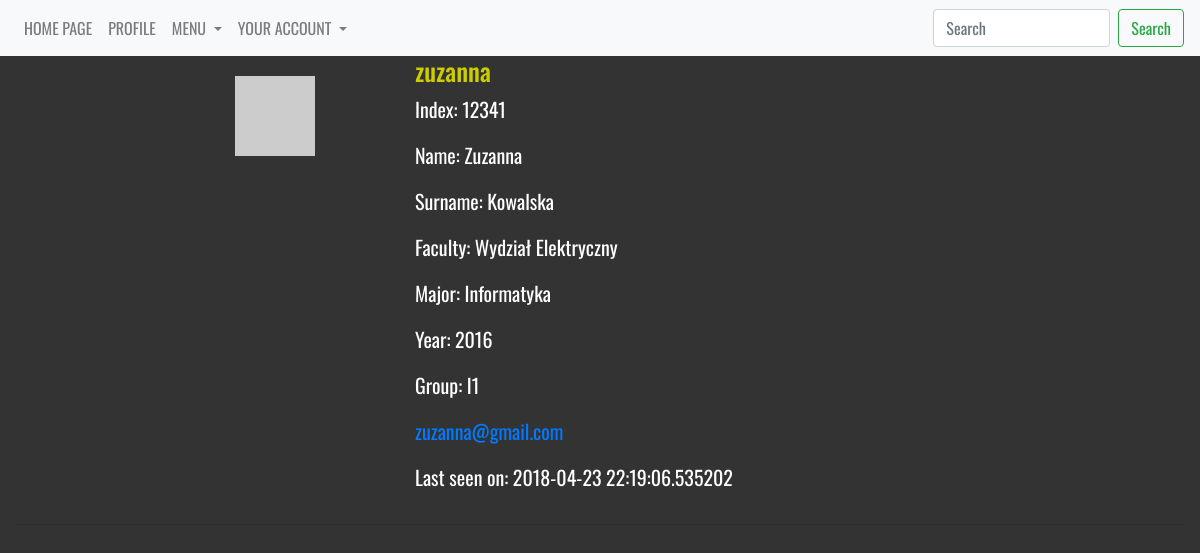
Page /students/1 (signed in) on the earlier database version.
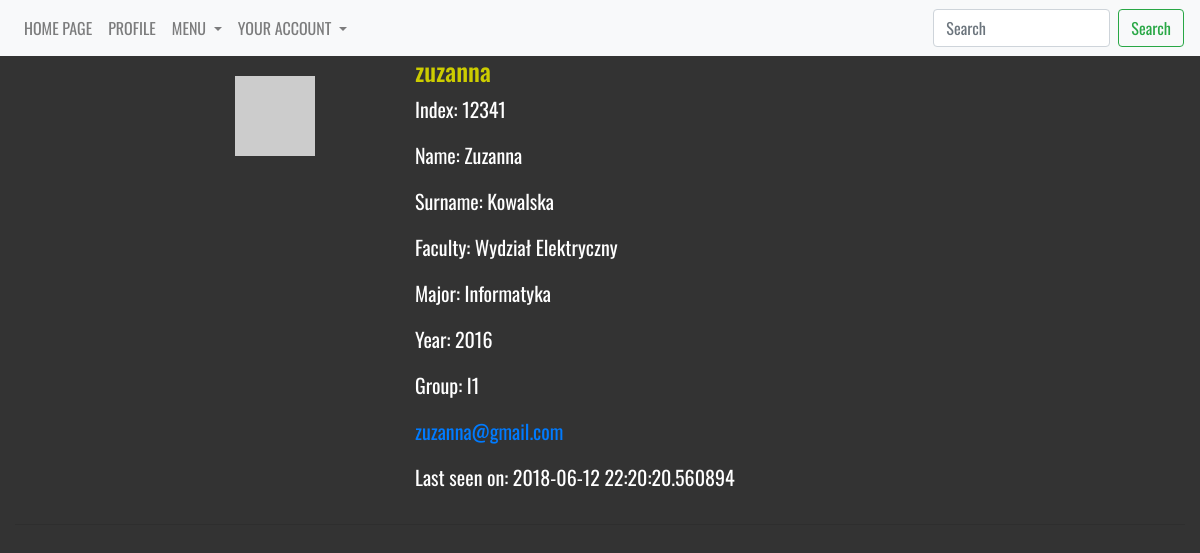
Same page on the later database version.
### models.py (models this page shows, shortened)
class User(db.Model, UserMixin):
    __tablename__ = 'user'
    __searchable__ = ['username']
    id = Column(Integer, autoincrement=True, primary_key=True)
    username = Column(String(25), default='', unique=True)
    active = Column(Boolean, default=True)
    email = Column(String(200), unique=True)
    password = Column(String(200), default='')
    admin = Column(Boolean, default=False)
    confirmed = Column(db.Boolean, nullable=False, default=False)
    confirmed_on = Column(db.DateTime, nullable=True)
    registered_on = Column(db.DateTime, nullable=False)
    about_me = Column(String(140))
    last_seen = Column(DateTime, default=datetime.utcnow)
    student_id = db.Column(db.Integer, db.ForeignKey('student.id'), unique=True)
    def get_id(self):
        return self.id
    def avatar(self, size):
        digest = md5(self.email.lower().encode('utf-8')).hexdigest()
        return 'https://www.gravatar.com/avatar/{}?d=identicon&s={}'.\
            format(digest, size)

### views/students.py (the view)
@app.route('/students/<int:id>', methods=['GET'])
@login_required
def student(id):
    student = Student.query.filter(Student.id == id).first()
    user = User.query.filter(User.id == student.id + 1).first()
    return render_template('faculty/students/profile.html', user=user, student=student, current_user=current_user)

### views/user.py (called while the page is built)
@lm.user_loader
def load_user(user_id):
    return User.query.filter(User.id == user_id).first()

@app.before_request
def before_request():
    if current_user.is_authenticated:
        current_user.last_seen = datetime.utcnow()
        db.session.commit()

### templates/faculty/students/profile.html (shortened to what this page needs)
{% extends "_base.html" %}
{% block content %}
    <div class="row">
        <div class="offset-md-2 col-md-2">
            <img class="avatar" src="{{ user.avatar(128) }}">
        </div>
        <div class="content col-md-4">
            <h5 style="color: #cccc00">{{ user.username }}</h5>
            <p> Index: {{ student.index }}</p>
            <p> Name: {{ student.name }}</p>
            <p> Surname: {{ student.surname }}</p>
            <p> Faculty: {{ student.faculty.name }}</p>
            <p> Major: {{ student.major.name }}</p>
            <p> Year: {{ student.year.nr }}</p>
            <p> Group: {{ student.group.name }}</p>
            <p><a class="u-email" href="mailto:{{ user.email }}">{{user.email }}</a></p>
                {% if user.last_seen %}<p>Last seen on: {{ user.last_seen}}</p>{% endif %}
        </div>
        <div class="content col-md-2">
        </div>
    </div>
    <hr>
{% endblock %}

Differences in the rows shown:
changed User "zuzanna": last_seen "2018-04-23 22:19:06.535202" → "2018-06-12 22:20:20.560894"
